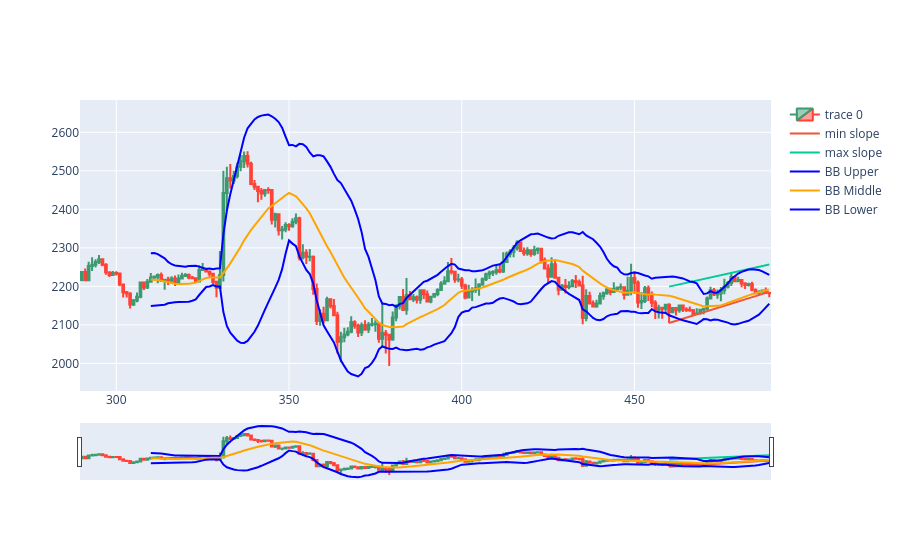

The cell this chart's notebook holds for it:
### Code cell
import plotly.graph_objects as go
def find_extremum(df, backcandles=500, candle_group=10):
    if df.index.name == 'time':
        df = df.reset_index().set_index('id')  # Reset index and set 'id' as the index
    candleid = len(df) - 1
    print("candle_id ", candleid)
    maxim = np.array([])
    minim = np.array([])
    xxmin = np.array([])
    xxmax = np.array([])

    for i in range(candleid - backcandles, candleid + 1, candle_group):
        minim = np.append(minim, df.low.iloc[i:i + candle_group].min())
        xxmin = np.append(xxmin, df.low.iloc[i:i + candle_group].idxmin())
    for i in range(candleid - backcandles, candleid + 1, candle_group):
        maxim = np.append(maxim, df.high.iloc[i:i + candle_group].max())
        xxmax = np.append(xxmax, df.high.iloc[i:i + candle_group].idxmax())
    slmin, intercmin = np.polyfit(xxmin, minim, 1)
    slmax, intercmax = np.polyfit(xxmax, maxim, 1)
    adjintercmin = df.low.iloc[candleid-backcandles:candleid].min() - slmin*df.low.iloc[candleid-backcandles:candleid].idxmin()
    adjintercmax = df.high.iloc[candleid-backcandles:candleid].max() - slmax*df.high.iloc[candleid-backcandles:candleid].idxmax()
    miny=slmin*xxmin + adjintercmin
    maxy=slmax*xxmax + adjintercmax
    return intercmin, intercmax,minim, maxim, xxmin, xxmax, slmin, slmax, adjintercmin, adjintercmax, miny, maxy

# ====== calculate support and resistance levels ======
intercmin, intercmax, minim, maxim, xxmin, xxmax, slmin, slmax, adjintercmin, adjintercmax, miny, maxy = find_extremum(df, 30, 5)
print("Slope max",slmax)
support_y=slmin*xxmin + adjintercmin
resistance_y=slmax*xxmax + adjintercmax
# dfpl = df[1:len(df)-1]
# intercmax = maxim.max() + intercmax
dfpl = df
fig = go.Figure(data=[go.Candlestick(x=dfpl.id,
                open=dfpl['open'],
                high=dfpl['high'],
                low=dfpl['low'],
                close=dfpl['close'])])
fig.add_trace(go.Scatter(x=xxmin, y=slmin*xxmin + adjintercmin, mode='lines', name='min slope'))
fig.add_trace(go.Scatter(x=xxmax, y=slmax*xxmax + adjintercmax, mode='lines', name='max slope'))
fig.add_trace(go.Scatter(x=df.id, y=df['bb_upper'], mode='lines', name='BB Upper', line=dict(color='blue')))
fig.add_trace(go.Scatter(x=df.id, y=df['bb_middle'], mode='lines', name='BB Middle', line=dict(color='orange')))
fig.add_trace(go.Scatter(x=df.id, y=df['bb_lower'], mode='lines', name='BB Lower', line=dict(color='blue')))

fig.show()

### Figure 1 — Plotly figure (JSON) as saved in the notebook; plotly's stock layout.template omitted (floating-point values rounded to 4 significant figures; data arrays with more than 128 entries replaced by an {"elided": "..."} marker saying what was removed)
{"data": [{"close": {"elided": "200 float values"}, "high": {"elided": "200 float values"}, "low": {"elided": "200 float values"}, "open": {"elided": "200 float values"}, "type": "candlestick", "x": {"elided": "200 int values"}}, {"mode": "lines", "name": "min slope", "type": "scatter", "x": [460.0, 468.0, 470.0, 475.0, 482.0, 486.0, 489.0], "y": [2105.0, 2127.0, 2133.0, 2147.0, 2166.0, 2177.0, 2186.0]}, {"mode": "lines", "name": "max slope", "type": "scatter", "x": [460.0, 464.0, 472.0, 478.0, 479.0, 484.0, 489.0], "y": [2199.0, 2207.0, 2223.0, 2235.0, 2237.0, 2247.0, 2257.0]}, {"line": {"color": "blue"}, "mode": "lines", "name": "BB Upper", "type": "scatter", "x": {"elided": "200 int values"}, "y": {"elided": "200 float values"}}, {"line": {"color": "orange"}, "mode": "lines", "name": "BB Middle", "type": "scatter", "x": {"elided": "200 int values"}, "y": {"elided": "200 float values"}}, {"line": {"color": "blue"}, "mode": "lines", "name": "BB Lower", "type": "scatter", "x": {"elided": "200 int values"}, "y": {"elided": "200 float values"}}], "layout": {}}
